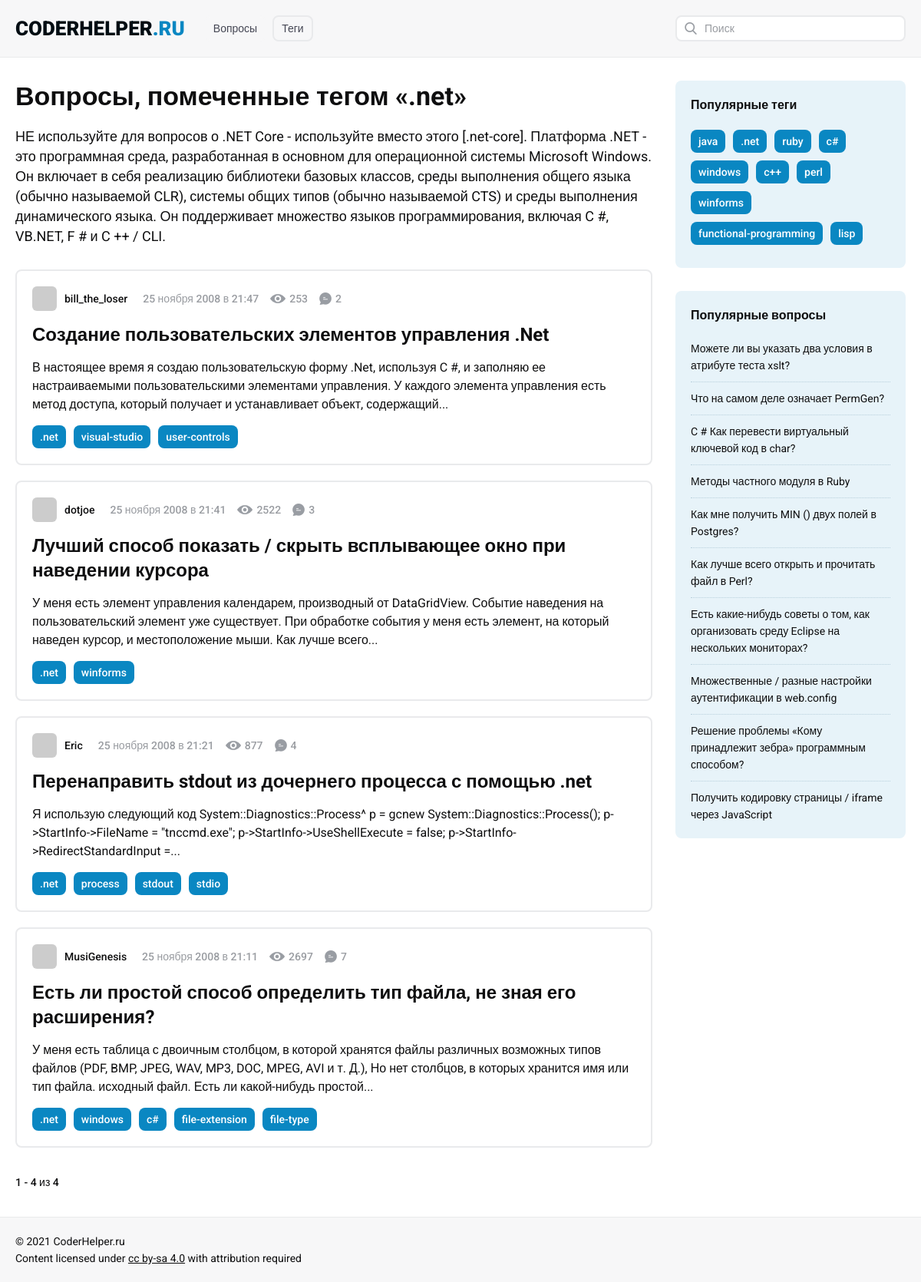
Page /tags/.net on the committed database.
### tables this page shows
CREATE TABLE `tags` (
  `tag_id` int NOT NULL AUTO_INCREMENT,
  `tag_name` varchar(255) NOT NULL COMMENT 'название тега',
  `tag_description` text COMMENT 'описание тега',
  `questions_count` int DEFAULT NULL,
  `status_process` int NOT NULL DEFAULT '1',
  `is_translate` int NOT NULL DEFAULT '0',
  PRIMARY KEY (`tag_id`),
  UNIQUE KEY `tag_name` (`tag_name`),
  KEY `tags_status_process_index` (`status_process`),
  KEY `tags_is_translate_index` (`is_translate`)
);

CREATE TABLE `tags_to_questions` (
  `tag_id` int NOT NULL,
  `question_id` int NOT NULL,
  PRIMARY KEY (`tag_id`,`question_id`),
  KEY `tag_id` (`tag_id`),
  KEY `question_id` (`question_id`),
  CONSTRAINT `tags_to_questions_ibfk_1` FOREIGN KEY (`tag_id`) REFERENCES `tags` (`tag_id`),
  CONSTRAINT `tags_to_questions_ibfk_2` FOREIGN KEY (`question_id`) REFERENCES `questions` (`question_id`)
);

CREATE TABLE `questions` (
  `question_id` int NOT NULL AUTO_INCREMENT COMMENT 'id',
  `outer_link` varchar(255) DEFAULT NULL COMMENT 'внешняя ссылка',
  `avatar` varchar(255) DEFAULT NULL COMMENT 'аватара автора',
  `author` varchar(255) NOT NULL COMMENT 'автор вопроса',
  `post` varchar(255) NOT NULL COMMENT 'внутренняя ссылка',
  `pub_date` int NOT NULL COMMENT 'дата публикации',
  `views` int NOT NULL DEFAULT '0' COMMENT 'просмотры',
  `answers` int NOT NULL DEFAULT '0' COMMENT 'ответы',
  `title` varchar(255) NOT NULL COMMENT 'заголовок вопроса',
  `content` text NOT NULL COMMENT 'текст вопроса',
  `rating` int NOT NULL DEFAULT '0' COMMENT 'рейтинг',
  `similar_id` varchar(255) DEFAULT NULL COMMENT 'id похожих вопросов',
  `comments_block` text,
  `is_more_comments` enum('0','1','2') NOT NULL DEFAULT '0',
  `status_process` int NOT NULL DEFAULT '1',
  `is_translate` int NOT NULL DEFAULT '0',
  PRIMARY KEY (`question_id`),
  KEY `post` (`post`) USING BTREE,
  KEY `questions_status_process_index` (`status_process`),
  KEY `questions_is_translate_index` (`is_translate`)
);

### config/routes.php (called while the page is built)
<?php
return [
    '^search\/page-([0-9]+)' => 'search/index/$1',
    '^search' => 'search/index',
    '^tags\/([0-9a-zA-Z%-.,]+)/page-([0-9]+)$' => 'tags/list/$1/$2',
    '^tags\/page-([0-9]+)$' => 'tags/index/$1',
    '^tags\/([0-9a-zA-Z%-.,]+)$' => 'tags/list/$1',
    '^tags$' => 'tags/index',
    '^questions/([0-9]+)/([0-9а-яёА-ЯЁA-Za-z-%.,]+)$' => 'question/view/$1/$2',
    '^questions/([0-9]+)/?$' => 'question/view/$1/question',
    '^q\/([0-9]+)/([0-9а-яёА-ЯЁA-Za-z-%.,]+)$' => 'question/view/$1/$2',
    '^q\/([0-9]+)/?$' => 'question/view/$1/question',
    '^page-([0-9]+)$' => 'question/index/$1',
    '' => 'question/index'
    ];

### src/Controllers/TagsController.php (called while the page is built, shortened)
<?php
class TagsController {
    public function actionList(string $tagName, int $page = 1): bool
    {
        $tagName = rawurldecode($tagName);
        $tag_description = Tags::TagDescriptionByTagName($tagName);
        $popularTags = Questions::popularTags();
        $popularQuestions = Questions::popularQuestions();
        $Questions = Questions::getQuestionsByTagName($tagName, $page);
        $total = Tags::QuestionsInTagByTagName($tagName);
        $pagination = new Pagination($total, $page, Questions::SHOW_QUESTIONS_BY_DEFAULT, 'page-');
        require_once(PUBLIC_HTML.'/views/tags/list.php');
        return true;
    }
}

### index.php (called while the page is built, shortened)
<?php
$router = new Router();
$router->run();

### src/Models/Tags.php (called while the page is built, shortened)
<?php
class Tags {
    public static function TagDescriptionByTagName(string $tagName): mixed
    {
        $db = Database::getConnection();
        $stmt = $db->prepare("SELECT `tag_description`"
                    . " FROM `tags`"
                    . " WHERE `tag_name`=:tagName");
        $stmt->execute([ ':tagName' => $tagName ]);
        return $stmt->rowCount()
            ? $stmt->fetch()['tag_description']
            : 'Не найдены вопросы с тегом «'.$tagName.'»';
    }
    public static function QuestionsInTagByTagName(string $tagName): int
    {
        $db = Database::getConnection();
        $stmt = $db->prepare("SELECT count(`tags_to_questions`.`tag_id`) AS `count`"
            . " FROM `tags`, `tags_to_questions`"
            . " WHERE `tags`.`tag_id`=`tags_to_questions`.`tag_id`"
            . " AND `tags`.`tag_name`=:tagName");
        $stmt->execute([
            ':tagName' => $tagName
        ]);
        $result = $stmt->fetch();
        return $result['count'] ?? 0;
    }
}

### src/Models/Questions.php (called while the page is built, shortened)
<?php
class Questions {
    public static function getQuestionsByTagName(string $tagName, int $page = 1){
        if($page){
            $offset = ($page - 1) * self::SHOW_QUESTIONS_BY_DEFAULT;
            $db = Database::getConnection();
            $stmt = $db->prepare("SELECT * FROM `tags`, `tags_to_questions`,  `questions`"
                    . " WHERE `questions`.`question_id`=`tags_to_questions`.`question_id`"
                    . " AND `tags`.`tag_id`=`tags_to_questions`.`tag_id`"
                    . " AND `tags`.`tag_name`=:tagName"
                    . " ORDER BY `pub_date` DESC"
                    . " LIMIT ".Tags::SHOW_QUESTIONS_BY_DEFAULT
                    . " OFFSET $offset");
            $stmt->execute(
                [ ':tagName' => $tagName ]
            );
            return self::ExtractQuestionList($stmt);
        }
    }
    public static function popularTags(): array
    {
        $db = Database::getConnection();
        $popularTags = [];
        $result = $db->query("SELECT `tag_name`, COUNT(`tags_to_questions`.`tag_id`) AS tag_count
                                    FROM `tags`
                                    JOIN `tags_to_questions`
                                    ON `tags_to_questions`.`tag_id` = `tags`.`tag_id`
                                    GROUP BY `tags_to_questions`.`tag_id`, `tags`.`tag_name`
                                    ORDER BY tag_count DESC
                                    LIMIT 10;");
        while($row = $result->fetch()){
            $popularTags[] = $row['tag_name'];
        }
        return $popularTags;
    }
    public static function popularQuestions(): array
    {
        $db = Database::getConnection();
        $popularQuestions = [];
        $result = $db->query("SELECT * FROM `questions` ORDER BY `views` DESC, `pub_date` DESC
         LIMIT 10");
        while($row = $result->fetch()){
            $popularQuestions[] = [
                'question_id' => $row['question_id'],
                'title' => $row['title'],
                'post' => $row['post'],
            ];;
        }
        return $popularQuestions;
    }
    public static function getTagsByQuestionId(int $question_id): array
    {
        $db = Database::getConnection();
        $stmt = $db->prepare("SELECT `tag_name`"
            . " FROM `tags_to_questions`,`tags`"
            . " WHERE  `tags_to_questions`.`question_id`=:question_id"
            . " AND `tags`.`tag_id`=`tags_to_questions`.`tag_id`");
        $stmt->execute( [':question_id' => $question_id] );
        $tagsList = [];
        while($row = $stmt->fetch()){
            $tagsList[] = $row['tag_name'];
        }
        return $tagsList;
    }
    public static function ExtractQuestionList(false|PDOStatement $result): array
    {
        $questionList = [];
        while($row = $result->fetch()) {
            $questionList[] = [
                'question_id' => $row['question_id'],
                'avatar' => $row['avatar'],
                'author' => $row['author'],
                'post' => $row['post'],
                'views' => $row['views'],
                'answers' => $row['answers'],
                'pub_date' => Common::pubDateToString($row['pub_date']),
                'title' => $row['title'],
                'content' => Common::mbCutString($row['content'], 250),
                'tags' => self::getTagsByQuestionId($row['question_id']),
                'rating' => $row['rating']
            ];
        }
        return $questionList;
    }
}

### views/tags/list.php (the view)
<?php include_once PUBLIC_HTML.'/views/layouts/header.php';?>
<div class="content_wrapper clearfix">
    <main class="questions_block">
	<h1 class="main_title">Вопросы, помеченные тегом «<?=$tagName?>»</h1>
	<div class="tagged_description"><?=$tag_description?></div>
            <div class="questions_list">
            <?php foreach($Questions as $question): ?>
            <div class="question_item">
		<div class="question_stat_block">
                    <div class="author">
			<img class="avatar" src="<?=$question['avatar']?>" alt="avatar">
                        <div class="name"><?=$question['author']?></div>
                    </div>
                    <div class="question_stat">
			<div class="date stat_item"><?=$question['pub_date']?></div>
			<div class="views stat_item"><?=$question['views']?></div>
			<div class="answers stat_item"><?=$question['answers']?></div>
                    </div>
		</div>
		<h3 class="question_title">
                    <a href="/questions/<?=$question['question_id']?>/<?=$question['post']?>"><?=$question['title']?></a>
		</h3>
		<div class="description"><?=$question['content']?></div>
		<ul class="tags_list">
                    <?php for($i = 0; $i < count($question['tags']); $i++) :?>
                    <li><a href="/tags/<?=urlencode($question['tags'][$i])?>"><?=$question['tags'][$i]?></a></li>
                    <?php endfor;?>
		</ul>
            </div>
            <?php endforeach; ?>
	</div>
        <?=$pagination->count();?>
    </main>
    <aside class="sidebar">
        <div class="info_block sidebar_tags_block">
            <h4 class="block_title">Популярные теги</h4>
            <ul class="tags_list">
		<?php foreach ($popularTags as $popularTag) : ?>
                <li><a href="/tags/<?=urlencode($popularTag)?>"><?=$popularTag?></a></li>
                <?php endforeach;?>
            </ul>
        </div>
        <div class="info_block sidebar_questions_block">
            <h4 class="block_title">Популярные вопросы</h4>
            <ul class="questions_list">
		<?php foreach($popularQuestions as $pQuestion) : ?>
                <li><a href="/questions/<?=$pQuestion['question_id']?>/<?=$pQuestion['post']?>"><?=$pQuestion['title']?></a></li>
                <?php endforeach; ?>
            </ul>
	</div>
    </aside>
</div>
<?php include_once PUBLIC_HTML.'/views/layouts/footer.php';?>

### src/Components/Router.php (shortened to what this page needs)
<?php
class Router {
    private string $controllersNamespace = 'Coderhelper\Controllers\\';
    private array $routes;
    public function __construct(){
        $routesPath = PUBLIC_HTML."/config/routes.php";
        $this->routes = include($routesPath);
    }
    private function getUri(): string
    {
        if(!empty($_SERVER['REQUEST_URI'])){
            return trim($_SERVER['REQUEST_URI'], '/');
        }
        return '';
    }
    public function run(): void
    {
        $uri = $this->getUri();
        foreach($this->routes as $uriPattern => $path) {
            if(preg_match("~^$uriPattern~ui", $uri)){
                $internalRoute = preg_replace("~$uriPattern~", $path, $uri);
                $internalRoute = preg_replace('~\?(.*)~', '', $internalRoute);
                $segments = explode('/', $internalRoute);
                $controllerName = ucfirst(array_shift($segments)."Controller");
                $actionName = "action".ucfirst(array_shift($segments));
                $this->parameters = $segments;
                $controllerName = $this->controllersNamespace.$controllerName;
                $controllerObject = new $controllerName;
                $result = (method_exists($controllerName, $actionName)) ?
                    call_user_func_array(array($controllerObject, $actionName), $this->parameters) :
                    NotfoundController::actionNotfound();
                if($result != null){
                    break;
                }
            }
        }
    }
}

### views/layouts/header.php (shortened to what this page needs)
<!DOCTYPE html>
<html lang="ru">
<head>
    <link rel="stylesheet" href="/template/css/reset.css">
    <link rel="stylesheet" href="/template/css/styles.css?v=2">
</head>
<body>
    <header class="header">
	<div class="header_wrapper clearfix">
            <div class="logo_block">
		<a class="logo" href="https://coderhelper.ru/">CoderHelper<span>.ru</span></a>
            </div>
            <nav class="nav_wrapper">
                <ul class="nav">
                    <li><a <?=$this->nav['questions'];?> href="/">Вопросы</a></li>
                    <li><a <?=$this->nav['tags'];?> href="/tags">Теги</a></li>
		</ul>
            </nav>
            <form class="search_form" action="/search" method="get">
                    <input class="search_query" type="text" id="querys" name="query" placeholder="Поиск" required="required" minlength="3">
            </form>
        </div>
    </header>

### src/Components/Pagination.php (shortened to what this page needs)
<?php
class Pagination
{
    private string $index;
    private int $current_page;
    private int $total;
    private int $limit;
    private int $toS;
    public function __construct(int $total, int $current_page, int $limit, string $index = 'page-') {
        $this->total = $total;
        $this->limit = $limit;
        $this->index = $index;
        $this->current_page = $current_page;
        $this->count = $this->count();
    }
    public function count(): string
    {
        $count = $this->countCalculate();
        $currentURI = rtrim($_SERVER['REQUEST_URI'], '/').'/';
        $currentURI = preg_replace('~/page-[0-9]+~', '', $currentURI);
        $prev_page = $this->current_page - 1;
        $next_page = $this->current_page + 1;
        $prev = ($this->current_page == 1)
            ? "<a class='button prev disabled'></a>"
            : "<a class='button prev' target='_self' href='".$currentURI.$this->index.$prev_page."'></a>";
        $next = ($this->toS >= $this->total)
            ? "<a class='button next disabled'></a>"
            : "<a class='button next' href='".$currentURI.$this->index.$next_page."'  target='_self'></a>";
        $return = "";
        if($this->total > 0){
            $return = ($this->total > $this->limit)
                ? "<div class='page_nav clearfix'>
                        <div class='count'>$count</div>".$prev.$next."</div>"
                : "<div class='page_nav clearfix'>
                        <div class='count'>$count</div>
                    </div>";
        }
        return $return;
    }
    public function countCalculate(): string
    {
        $from = ((($this->current_page - 1) * $this->limit)+1);
        $this->toS = ($this->limit * $this->current_page);
        $to = ($this->toS > $this->total) ? $this->total : $this->toS;
        $total = number_format($this->total, 0, ',', ' ');
        return number_format($from, 0, ',', ' ')
            ." - ".number_format($to, 0, ',', ' ')
            ." из $total";
    }
}

### views/layouts/footer.php (shortened to what this page needs)
    <footer class="footer">
        <div class="footer_wrapper clearfix">
            <div class="copyright">© 2021 CoderHelper.ru</div>
            <div class="license">Content licensed under <a href="https://creativecommons.org/licenses/by-sa/4.0/" target="_blank" rel="nofollow noopener noreferrer license">cc by-sa 4.0</a> with attribution required</div>
        </div>
    </footer>
</body>
</html>

### rows in the picture
tags: tag_description "НЕ используйте для вопросов о .NET Core - используйте вместо этого [.net-core]. Платформа .NET - это программная среда, разработанная в основном для операционной системы Microsoft Windows. Он включает в себя реализацию библиотеки базовых классов, среды выполнения общего языка (обычно называемой CLR), системы общих типов (обычно называемой CTS) и среды выполнения динамического языка. Он поддерживает множество языков программирования, включая C #, VB.NET, F # и C ++ / CLI."
tags_to_questions: question.author "bill_the_loser", pub_date "25 ноября 2008 в 21:47", question.views "253", question.answers "2", question.title "Создание пользовательских элементов управления .Net", content "В настоящее время я создаю пользовательскую форму .Net, используя C #, и заполняю ее настраиваемыми пользовательскими элементами управления. У каждого элемента управления есть метод доступа, который получает и устанавливает объект, содержащий...", tags ".net", tags "visual-studio", tags "user-controls"
tags_to_questions: question.author "dotjoe", pub_date "25 ноября 2008 в 21:41", question.views "2522", question.answers "3", question.title "Лучший способ показать / скрыть всплывающее окно при наведении курсора", content "У меня есть элемент управления календарем, производный от DataGridView. Событие наведения на пользовательский элемент уже существует. При обработке события у меня есть элемент, на который наведен курсор, и местоположение мыши. Как лучше всего...", tags ".net", tags "winforms"
tags_to_questions: question.author "Eric", pub_date "25 ноября 2008 в 21:21", question.views "877", question.answers "4", question.title "Перенаправить stdout из дочернего процесса с помощью .net", content "Я использую следующий код System::Diagnostics::Process^ p = gcnew System::Diagnostics::Process(); p->StartInfo->FileName = \"tnccmd.exe\"; p->StartInfo->UseShellExecute = false; p->StartInfo->RedirectStandardInput =...", tags ".net", tags "process", tags "stdout", tags "stdio"
tags_to_questions: question.author "MusiGenesis", pub_date "25 ноября 2008 в 21:11", question.views "2697", question.answers "7", question.title "Есть ли простой способ определить тип файла, не зная его расширения?", content "У меня есть таблица с двоичным столбцом, в которой хранятся файлы различных возможных типов файлов (PDF, BMP, JPEG, WAV, MP3, DOC, MPEG, AVI и т. Д.), Но нет столбцов, в которых хранится имя или тип файла. исходный файл. Есть ли какой-нибудь простой...", tags ".net", tags "windows", tags "c#", tags "file-extension", tags "file-type"
questions: title "Можете ли вы указать два условия в атрибуте теста xslt?"
questions: title "Что на самом деле означает PermGen?"
questions: title "C # Как перевести виртуальный ключевой код в char?"
questions: title "Методы частного модуля в Ruby"
questions: title "Как мне получить MIN () двух полей в Postgres?"
questions: title "Как лучше всего открыть и прочитать файл в Perl?"
questions: title "Есть какие-нибудь советы о том, как организовать среду Eclipse на нескольких мониторах?"
questions: title "Множественные / разные настройки аутентификации в web.config"
questions: title "Решение проблемы «Кому принадлежит зебра» программным способом?"
questions: title "Получить кодировку страницы / iframe через JavaScript"

### other values in the picture
$count "1 - 4 из 4"
$popularTag "java"
$popularTag ".net"
$popularTag "ruby"
$popularTag "c#"
$popularTag "windows"
$popularTag "c++"
$popularTag "perl"
$popularTag "winforms"
$popularTag "functional-programming"
$popularTag "lisp"
